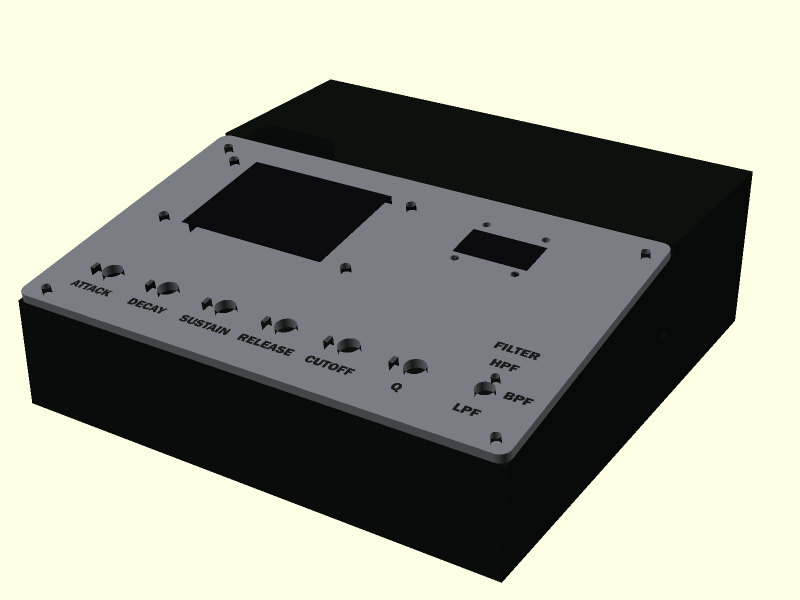
#> input picture memoria/figuras/datos/carcasa_montado.png, 1600 x 1200 px (shown at 1/2 size); its folder holds 2 pictures in this run
$ python fig_carcasa.py
#> lines starting #> are read from the running program, lines starting #| are printed output that depends on the picture; after the words box and inside, x2 and y2 are one past the last pixel; in counts of white or black regions, pixels touching at a corner belong together
### memoria/figuras/estilo.py
"""Estilo comun para todas las figuras de la memoria.

Cada script de figura importa `aplicar_estilo()` y `guardar()`. La salida va
en PDF vectorial a "plantilla latex/graficos/", que es donde LaTeX la busca.
"""

from pathlib import Path

import matplotlib
matplotlib.use("Agg")
import matplotlib.pyplot as plt

# Azul de los titulos de la memoria (preambulo.tex: rgb 0.1, 0.2, 0.4)
AZUL = "#1A3366"
GRIS = "#666666"
NARANJA = "#C1622B"
VERDE = "#3F7A4E"

DESTINO = Path(__file__).resolve().parent.parent / "plantilla latex" / "graficos"


def aplicar_estilo():
    """Fuente serif y rejilla discreta, para que la figura no desentone."""
    plt.rcParams.update({
        "font.family": "serif",
        "font.serif": ["Times New Roman", "DejaVu Serif"],
        "font.size": 9,
        "axes.titlesize": 10,
        "axes.labelsize": 9,
        "axes.edgecolor": GRIS,
        "axes.linewidth": 0.8,
        "axes.grid": True,
        "grid.color": "#DDDDDD",
        "grid.linewidth": 0.5,
        "legend.frameon": False,
        "legend.fontsize": 8,
        "xtick.labelsize": 8,
        "ytick.labelsize": 8,
        "xtick.color": GRIS,
        "ytick.color": GRIS,
        "figure.dpi": 150,
        "savefig.bbox": "tight",
        "savefig.pad_inches": 0.02,
    })


def guardar(fig, nombre):
    """Guarda en PDF (vectorial, para LaTeX) y PNG (para mirarlo rapido)."""
    DESTINO.mkdir(parents=True, exist_ok=True)
    ruta_pdf = DESTINO / f"{nombre}.pdf"
    fig.savefig(ruta_pdf)
    fig.savefig(DESTINO / f"{nombre}.png", dpi=200)
    plt.close(fig)
    print(f"generado: {ruta_pdf.name}")

### memoria/figuras/fig_carcasa.py
"""La carcasa: vista montada y despiece.

Las dos vistas se renderizan con OpenSCAD desde `hardware/cad/conjunto.scad`,
que es la fuente de las piezas impresas, y se dejan precalculadas en `datos/`
porque este guion solo puede depender de numpy y matplotlib. Para regenerarlas:

  openscad.com -o datos/carcasa_montado.png --imgsize=1600,1200 \
      --camera=93,92,20,62,0,32,520 --projection=perspective \
      --colorscheme=Cornfield -D 'vista="montado"' conjunto.scad

  openscad.com -o datos/carcasa_explosionado.png --imgsize=1600,1200 \
      --camera=93,92,55,64,0,32,640 --projection=perspective \
      --colorscheme=Cornfield -D 'vista="explosionado"' conjunto.scad
"""

from pathlib import Path

import matplotlib.image as mpimg
import matplotlib.pyplot as plt
from estilo import aplicar_estilo, guardar, GRIS

aplicar_estilo()

DATOS = Path(__file__).resolve().parent / "datos"


def blanquear(img):
    """Sustituye el fondo crema de OpenSCAD por blanco."""
    img = img.copy()
    fondo = img[0, 0, :3]
    es_fondo = (abs(img[:, :, :3] - fondo).sum(axis=2) <= 0.05)
    img[es_fondo, :3] = 1.0
    return img


def recortar(img, margen=0.06):
    """Quita el fondo sobrante alrededor de la pieza."""
#> called with margen = 0.06
    fondo = img[0, 0, :3]
#> fondo = [1, 1, 0.898]
    mascara = (abs(img[:, :, :3] - fondo).sum(axis=2) > 0.05)
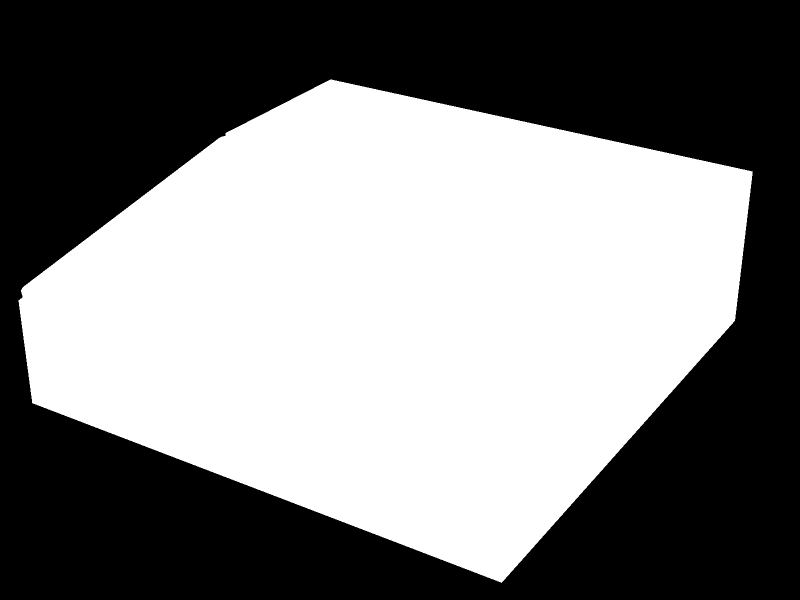
#> mascara: shape (1200, 1600) bool (shown at 1/2 size); 49.6% white; 1 white region, box (x1, y1, x2, y2) and area: (37, 159, 1506, 1166) 952230
    filas = mascara.any(axis=1).nonzero()[0]
#> filas = 1007 values from 159 to 1165
    cols = mascara.any(axis=0).nonzero()[0]
#> cols = 1469 values from 37 to 1505
    if len(filas) == 0 or len(cols) == 0:
        return img
    dy = int((filas[-1] - filas[0]) * margen)
#> dy = 60
    dx = int((cols[-1] - cols[0]) * margen)
#> dx = 88
    y0 = max(filas[0] - dy, 0)
#> y0 = 99
    y1 = min(filas[-1] + dy, img.shape[0] - 1)
#> y1 = 1199
    x0 = max(cols[0] - dx, 0)
#> x0 = 0
    x1 = min(cols[-1] + dx, img.shape[1] - 1)
#> x1 = 1593
    return img[y0:y1, x0:x1]
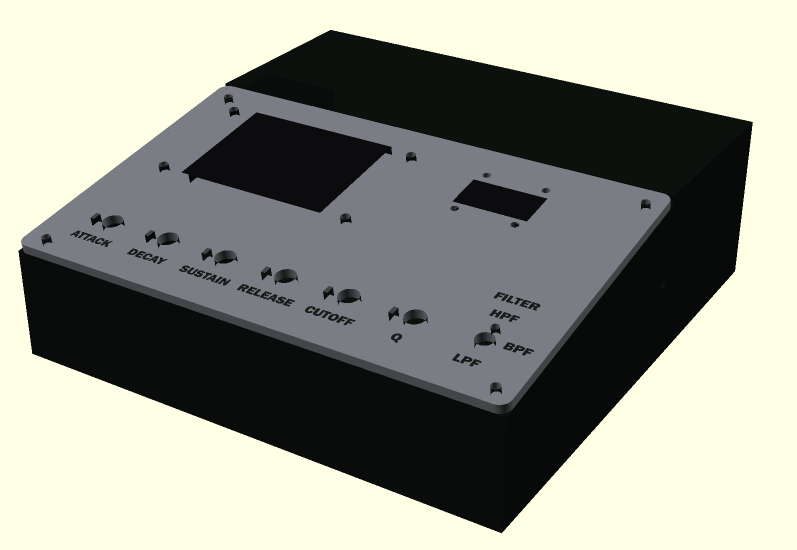
#> returned value: shape (1100, 1593, 3) float32 (shown at 1/2 size); mean of channels 0, 1, 2 0.579, 0.587, 0.535; drawn as R, G, B


fig, axes = plt.subplots(1, 2, figsize=(6.6, 2.7))

for ax, nombre, pie in [
    (axes[0], "carcasa_montado", "(a) conjunto montado"),
    (axes[1], "carcasa_explosionado", "(b) despiece"),
]:
    ax.imshow(blanquear(recortar(mpimg.imread(DATOS / f"{nombre}.png"))))
#> in blanquear, `fondo = img[0, 0, :3]`: fondo = [1, 1, 0.898]
#> in blanquear, `es_fondo = (abs(img[:, :, :3] - fondo).sum(axis=2) <= 0.05)`:
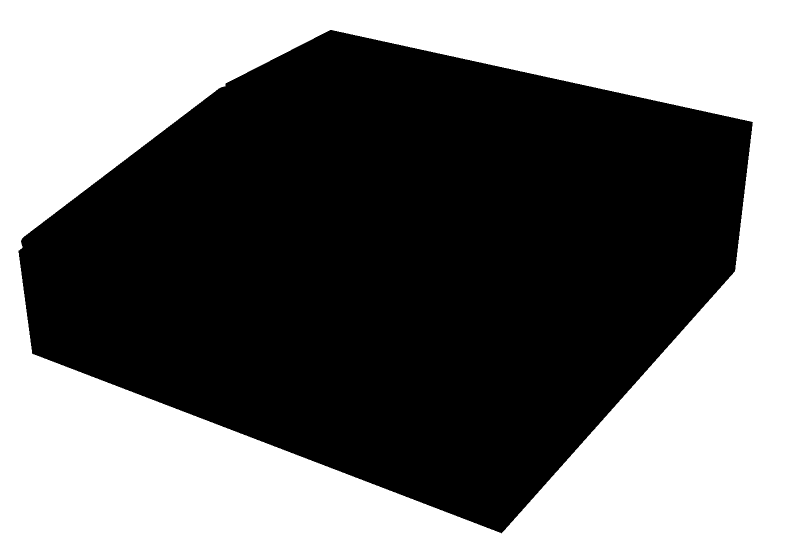
#> es_fondo: shape (1100, 1593) bool (shown at 1/2 size); 45.7% white; 1 white region, box (x1, y1, x2, y2) and area: (0, 0, 1593, 1100) 800070
#> in blanquear, `img[es_fondo, :3] = 1.0`:
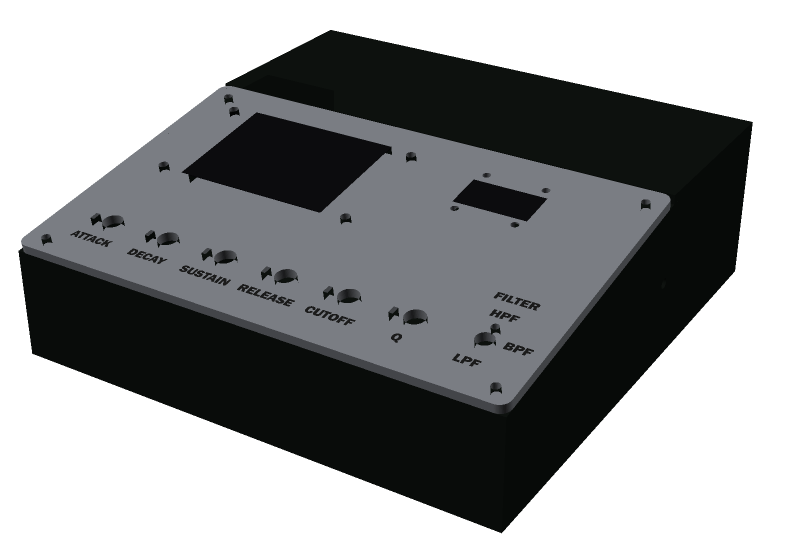
#> img: shape (1100, 1593, 3) float32 (shown at 1/2 size); mean of channels 0, 1, 2 0.579, 0.587, 0.588; drawn as R, G, B
    ax.set_xticks([])
    ax.set_yticks([])
    for lado in ax.spines.values():
        lado.set_visible(False)
    ax.grid(False)
    ax.set_xlabel(pie, fontsize=8, color=GRIS, labelpad=4)
#> pass 2 of the loop `for ax, nombre, pie in [`:
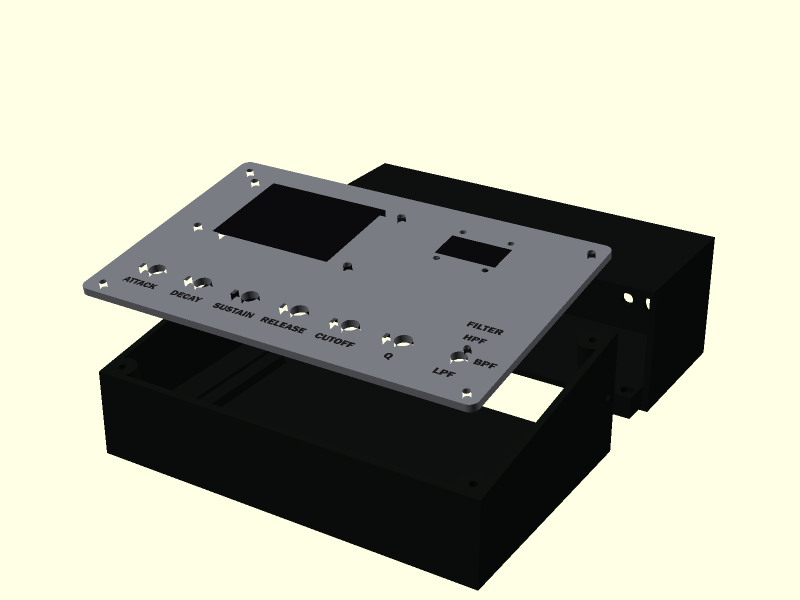
#> input picture memoria/figuras/datos/carcasa_explosionado.png, 1600 x 1200 px (shown at 1/2 size)
#> in recortar (call 2), `mascara = (abs(img[:, :, :3] - fondo).sum(axis=2) > 0.05)`:
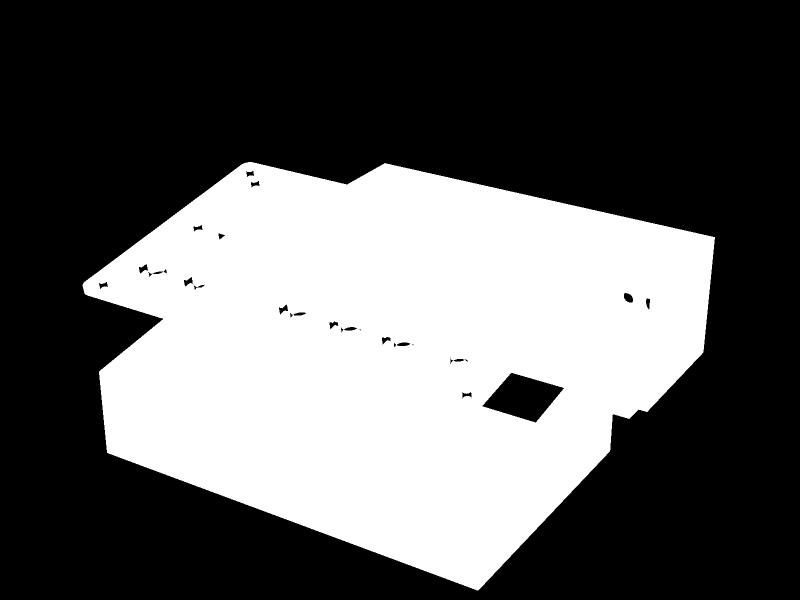
#> mascara: shape (1200, 1600) bool (shown at 1/2 size); 37.3% white; 1 white region, box (x1, y1, x2, y2) and area: (165, 324, 1430, 1181) 717028
#> filas = 857 values from 324 to 1180
#> cols = 1265 values from 165 to 1429
#> dy = 51
#> dx = 75
#> y0 = 273
#> x0 = 90
#> x1 = 1504
#> es_fondo: shape (926, 1414) bool; 45.2% white; 32 white regions (5 under 20 px), largest, box (x1, y1, x2, y2) and area: (0, 0, 1414, 926) 580703, (875, 473, 1038, 572) 9027, (1158, 313, 1176, 332) 253
#> in blanquear (call 2), `img[es_fondo, :3] = 1.0`:
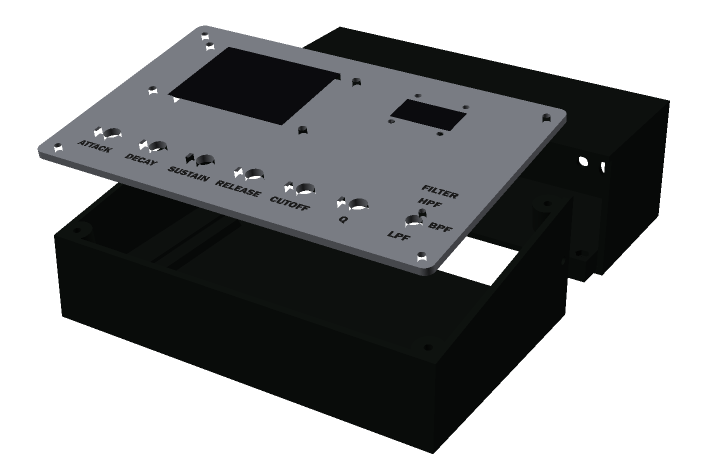
#> img: shape (926, 1414, 3) float32 (shown at 1/2 size); mean of channels 0, 1, 2 0.556, 0.564, 0.565; drawn as R, G, B

fig.subplots_adjust(wspace=0.04)
guardar(fig, "carcasa")
